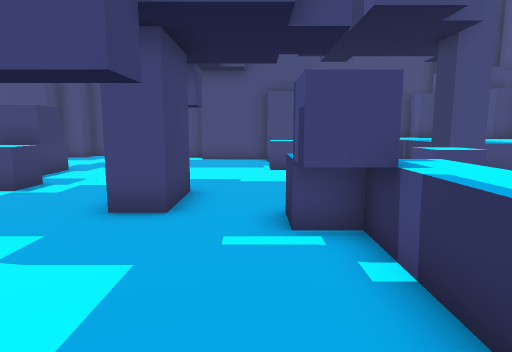
[1] (above)

16 first-person views from a walk through a Godot game level. The camera is 1.4 m above the floor, tilts 8° down and sees 75° across. The floor is counted in squares, 1 m on a side. Each view is taken from the middle of a square. On the plan, view 1 faces up. The plan holds only what a view shows up to about 15 squares ahead; the rest is blank. The place goes on beyond the plan.

[2]
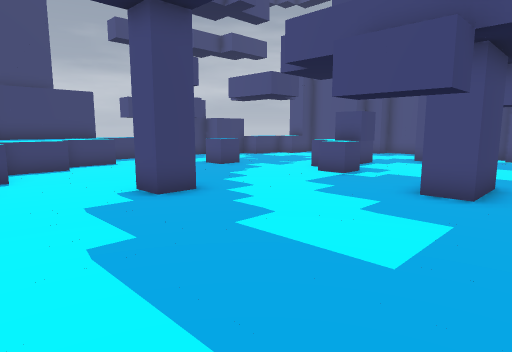

[3]
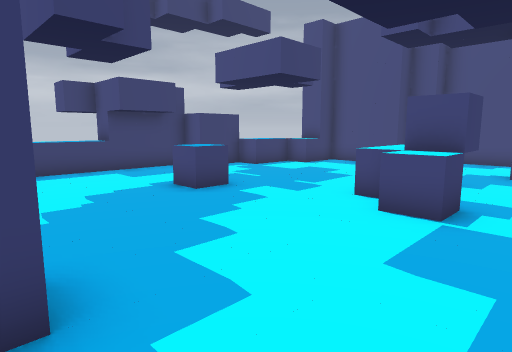

[4]
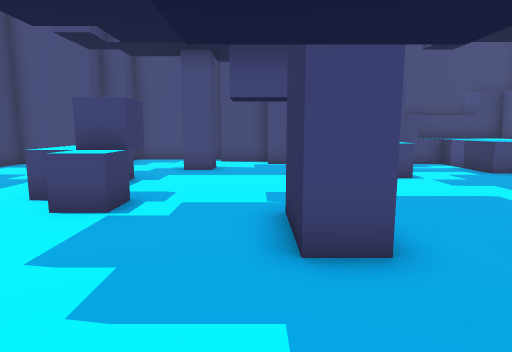

[5]
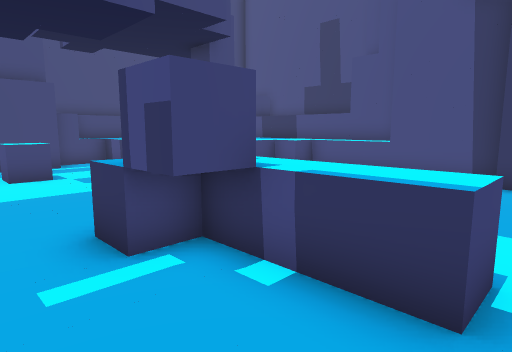

[6]
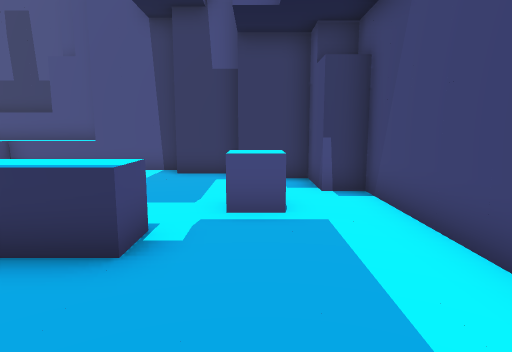

[7]
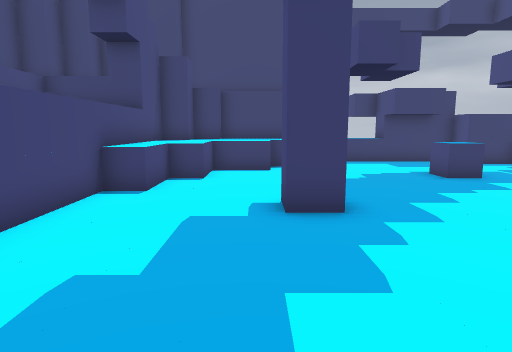

[8]
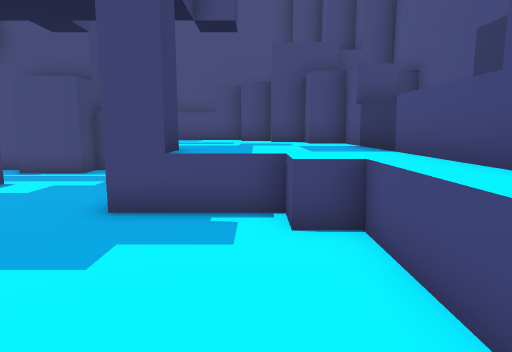

[9]
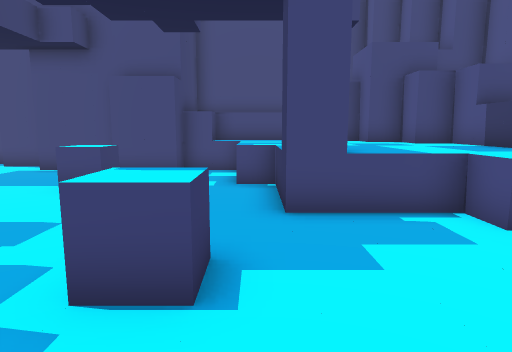

[10]
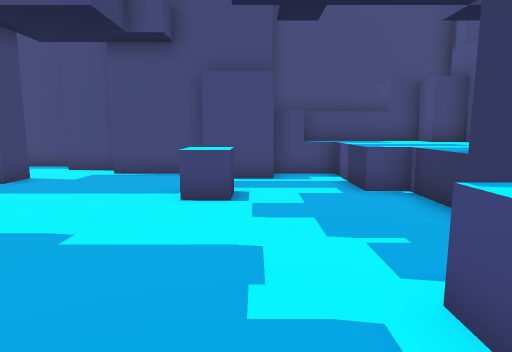

[11]
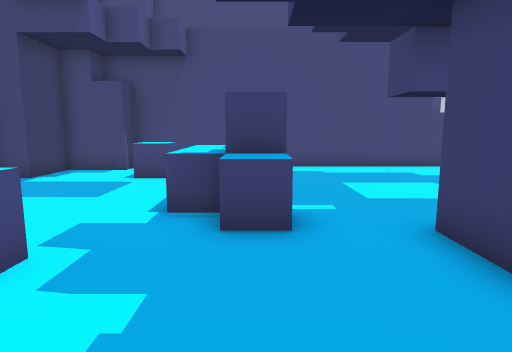

[12]
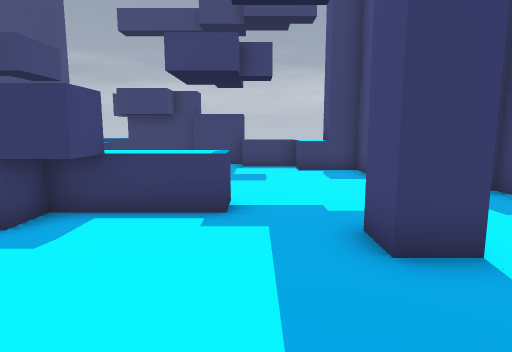

[13]
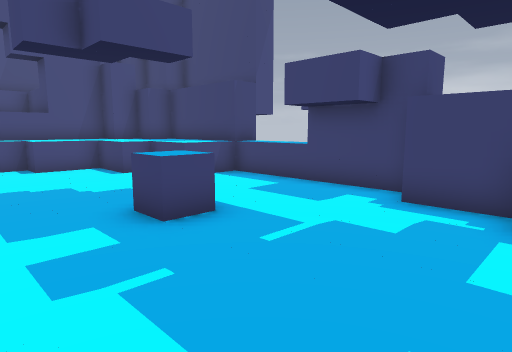

[14]
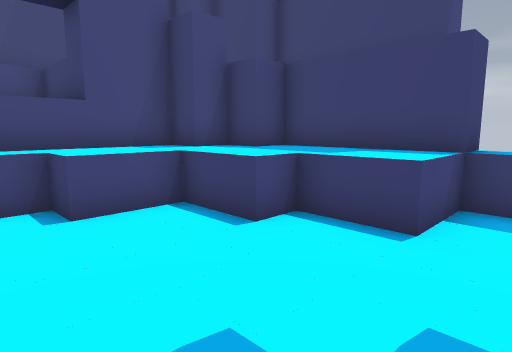

[15]
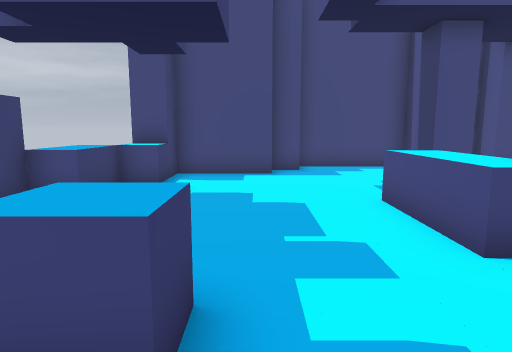

[16]
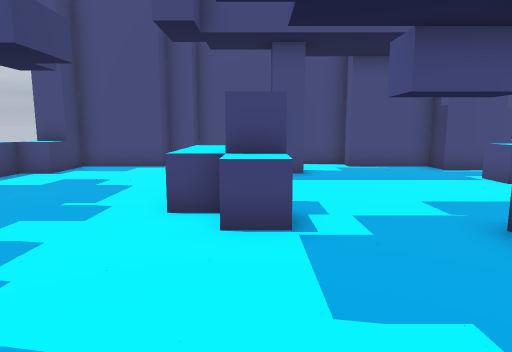

### Floor plan
Key: @ floor where view 1 was taken; # wall or solid block; . floor; ^ raised ledge.
Columns run from 17 left of view 1 to 11 right of it. Each row starts with its distance up from view 1.
 18         ######
 17        ##....###     #####
 16     ####.......######^^^^##
 15    ##.............##..^^^^##
 14    #^.......#.........^^^^^##
 13    ^..................^^^^^^#
 12   #^..............^....^^^^^#
 11   #.......^............^^^^^#
 10  ##.......^............#^^^^#
  9  #........^#..............^^#
  8  #.........^...............^#
  7 ##....^........#.....^.....^#
  6  ^.............#...........^#
  5  ^................^....    #
  4  ^................#^...  ..#
  3 ##^^...............^.......#
  2  #^^......#........^......##
  1  #^^^.....................#
  0  #^^^............@...^...##
 -1  ##^^^^..................#
 -2   ##^^^^^..............###
 -3    #####################

Positions as (right, up) in squares from view 1, and headings:
1: (0, 0), facing up
2: (0, -2), facing up-left
3: (-4, 2), facing up-left
4: (-3, 2), facing up
5: (-1, 1), facing up-right
6: (-2, 0), facing right
7: (-1, 1), facing left
8: (8, 4), facing up
9: (5, 4), facing up
10: (2, 5), facing up
11: (1, 10), facing down
12: (-1, 12), facing left
13: (-8, 12), facing down-left
14: (-9, 5), facing down-left
15: (-10, 5), facing up
16: (-6, 3), facing up
